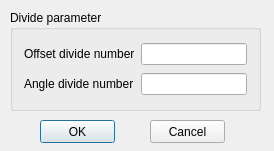
<ui version="4.0" >
 <class>TRoseDividedlgClass</class>
 <widget class="QDialog" name="TRoseDividedlgClass" >
  <property name="geometry" >
   <rect>
    <x>0</x>
    <y>0</y>
    <width>274</width>
    <height>151</height>
   </rect>
  </property>
  <property name="windowTitle" >
   <string>TRoseDividedlg</string>
  </property>
  <widget class="QGroupBox" name="Basic_parameter_3" >
   <property name="geometry" >
    <rect>
     <x>10</x>
     <y>10</y>
     <width>251</width>
     <height>101</height>
    </rect>
   </property>
   <property name="title" >
    <string>Divide parameter</string>
   </property>
   <layout class="QGridLayout" name="gridLayout_3" >
    <item row="0" column="0" >
     <widget class="QLabel" name="label_12" >
      <property name="text" >
       <string>Offset divide number</string>
      </property>
     </widget>
    </item>
    <item row="0" column="1" >
     <widget class="QLineEdit" name="OffsetDivNumber" />
    </item>
    <item row="1" column="0" >
     <widget class="QLabel" name="label_13" >
      <property name="text" >
       <string>Angle divide number</string>
      </property>
     </widget>
    </item>
    <item row="1" column="1" >
     <widget class="QLineEdit" name="AngleDivNumber" >
      <property name="readOnly" >
       <bool>true</bool>
      </property>
     </widget>
    </item>
   </layout>
  </widget>
  <widget class="QPushButton" name="OK" >
   <property name="geometry" >
    <rect>
     <x>40</x>
     <y>120</y>
     <width>75</width>
     <height>23</height>
    </rect>
   </property>
   <property name="text" >
    <string>OK</string>
   </property>
  </widget>
  <widget class="QPushButton" name="Cancel" >
   <property name="geometry" >
    <rect>
     <x>150</x>
     <y>120</y>
     <width>75</width>
     <height>23</height>
    </rect>
   </property>
   <property name="text" >
    <string>Cancel</string>
   </property>
  </widget>
 </widget>
 <layoutdefault spacing="6" margin="11" />
 <resources/>
 <connections/>
</ui>
